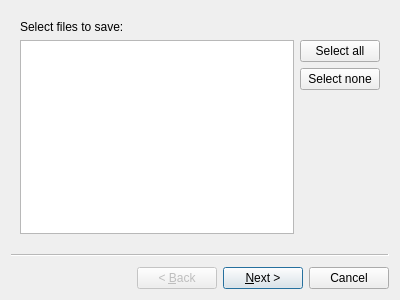
<?xml version="1.0" encoding="UTF-8"?>
<ui version="4.0">
 <class>MultiFileSaveWizard</class>
 <widget class="QWizard" name="MultiFileSaveWizard">
  <property name="geometry">
   <rect>
    <x>0</x>
    <y>0</y>
    <width>400</width>
    <height>300</height>
   </rect>
  </property>
  <property name="windowTitle">
   <string>Saving multiple files...</string>
  </property>
  <widget class="QWizardPage" name="pageFilesSelect">
   <layout class="QVBoxLayout" name="verticalLayout_4">
    <item>
     <widget class="QLabel" name="label">
      <property name="text">
       <string>Select files to save:</string>
      </property>
     </widget>
    </item>
    <item>
     <layout class="QHBoxLayout" name="horizontalLayout">
      <item>
       <widget class="QListWidget" name="filesList">
        <property name="selectionMode">
         <enum>QAbstractItemView::MultiSelection</enum>
        </property>
       </widget>
      </item>
      <item>
       <widget class="QWidget" name="widget" native="true">
        <layout class="QVBoxLayout" name="verticalLayout">
         <property name="margin">
          <number>0</number>
         </property>
         <item>
          <widget class="QPushButton" name="btnSelectAll">
           <property name="text">
            <string>Select all</string>
           </property>
          </widget>
         </item>
         <item>
          <widget class="QPushButton" name="btnSelectNone">
           <property name="text">
            <string>Select none</string>
           </property>
          </widget>
         </item>
         <item>
          <spacer name="verticalSpacer">
           <property name="orientation">
            <enum>Qt::Vertical</enum>
           </property>
           <property name="sizeHint" stdset="0">
            <size>
             <width>20</width>
             <height>40</height>
            </size>
           </property>
          </spacer>
         </item>
        </layout>
       </widget>
      </item>
     </layout>
    </item>
   </layout>
  </widget>
  <widget class="QWizardPage" name="pageTargetEncoding">
   <layout class="QVBoxLayout" name="verticalLayout_2">
    <item>
     <widget class="QLabel" name="label_2">
      <property name="text">
       <string>Select encoding of text files:</string>
      </property>
     </widget>
    </item>
    <item>
     <widget class="QComboBox" name="encoding">
      <item>
       <property name="text">
        <string>UTF-8</string>
       </property>
      </item>
      <item>
       <property name="text">
        <string>UTF-16LE</string>
       </property>
      </item>
      <item>
       <property name="text">
        <string>UTF-16BE</string>
       </property>
      </item>
      <item>
       <property name="text">
        <string>CP1251</string>
       </property>
      </item>
      <item>
       <property name="text">
        <string>IBM866</string>
       </property>
      </item>
      <item>
       <property name="text">
        <string>KOI8-R</string>
       </property>
      </item>
      <item>
       <property name="text">
        <string>KOI8-U</string>
       </property>
      </item>
     </widget>
    </item>
    <item>
     <widget class="QLabel" name="label_3">
      <property name="font">
       <font>
        <italic>true</italic>
       </font>
      </property>
      <property name="text">
       <string>Note: Windows users should use OEM866 or CP1251, most Unix variants (including Linux) usually uses UTF-8</string>
      </property>
      <property name="wordWrap">
       <bool>true</bool>
      </property>
     </widget>
    </item>
   </layout>
  </widget>
  <widget class="QWizardPage" name="pageTargetLocation">
   <layout class="QVBoxLayout" name="verticalLayout_3">
    <item>
     <widget class="QLabel" name="label_4">
      <property name="text">
       <string>Browse target directory:</string>
      </property>
     </widget>
    </item>
    <item>
     <widget class="QColumnView" name="directoryView"/>
    </item>
   </layout>
  </widget>
 </widget>
 <resources/>
 <connections>
  <connection>
   <sender>btnSelectAll</sender>
   <signal>clicked()</signal>
   <receiver>filesList</receiver>
   <slot>selectAll()</slot>
   <hints>
    <hint type="sourcelabel">
     <x>329</x>
     <y>60</y>
    </hint>
    <hint type="destinationlabel">
     <x>199</x>
     <y>69</y>
    </hint>
   </hints>
  </connection>
  <connection>
   <sender>btnSelectNone</sender>
   <signal>clicked()</signal>
   <receiver>filesList</receiver>
   <slot>clearSelection()</slot>
   <hints>
    <hint type="sourcelabel">
     <x>317</x>
     <y>92</y>
    </hint>
    <hint type="destinationlabel">
     <x>192</x>
     <y>107</y>
    </hint>
   </hints>
  </connection>
 </connections>
</ui>
